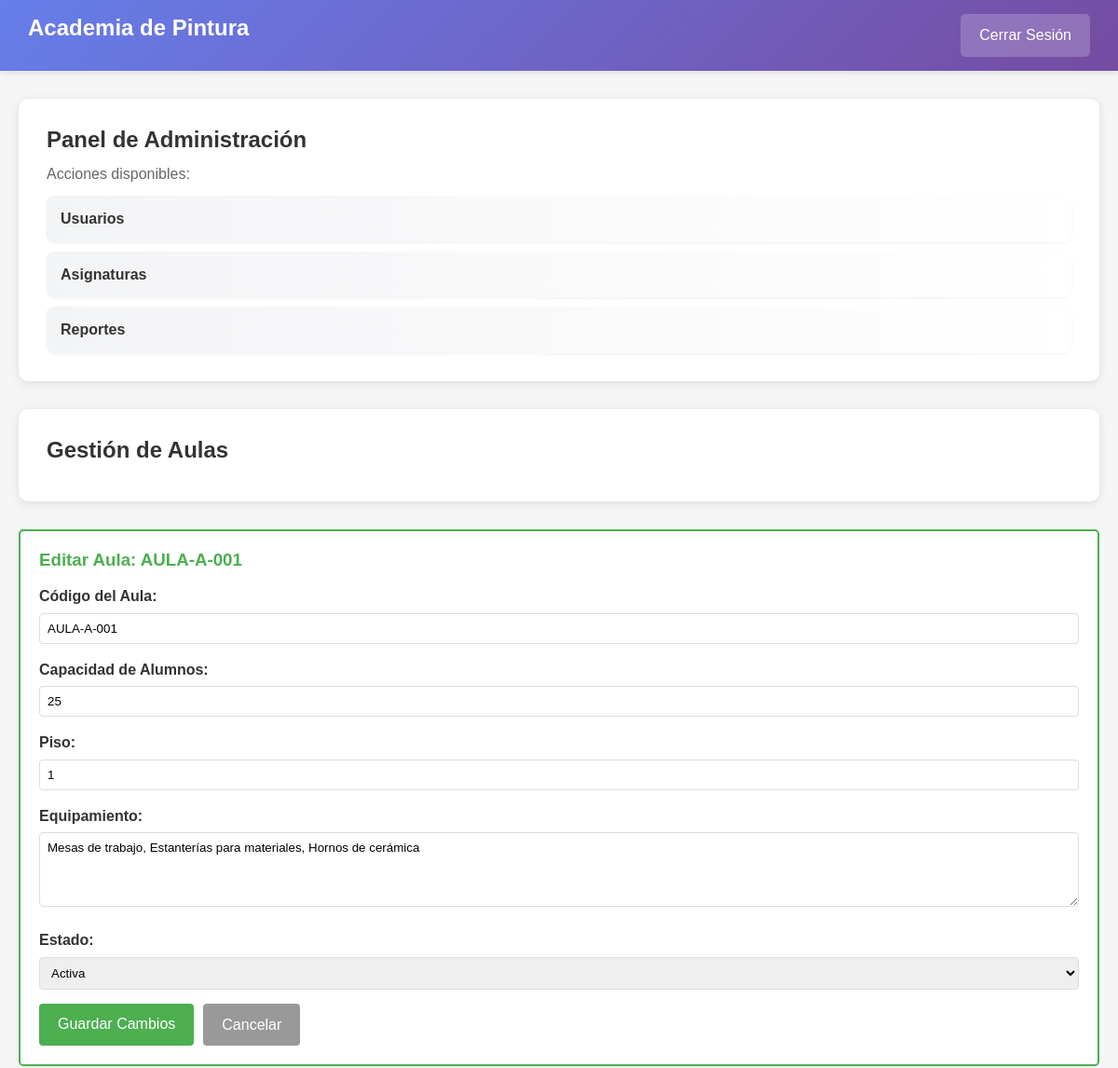
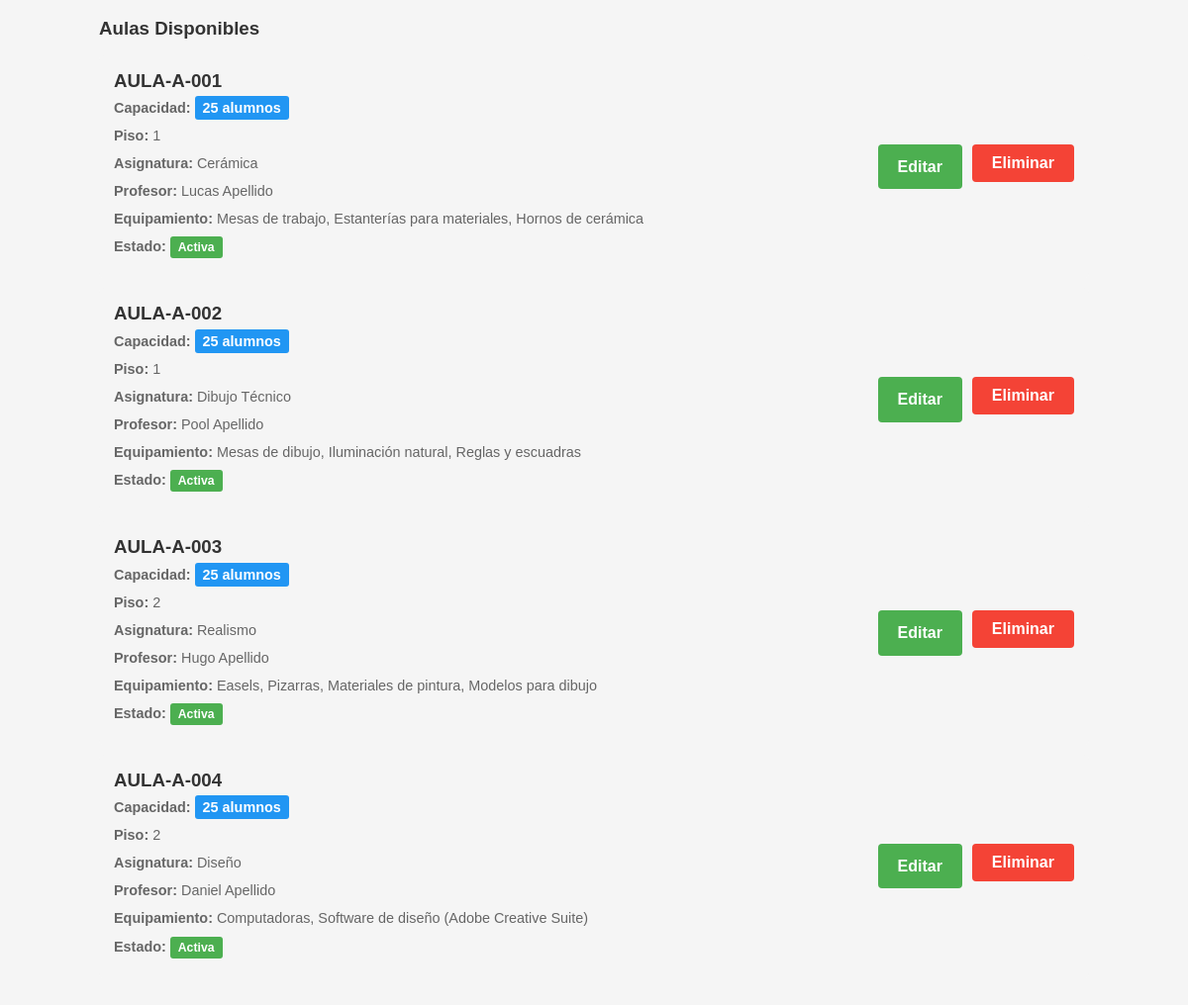
The app's page /php/Admin/aulas.php?editar=1 (signed in) with its own data (2 pictures, top to bottom).
### tables this page shows
CREATE TABLE IF NOT EXISTS `aulas` (
    `id_aula` INT AUTO_INCREMENT PRIMARY KEY,
    `codigo_aula` VARCHAR(20) UNIQUE NOT NULL CHECK (`codigo_aula` REGEXP '^AULA-A-[0-9]{3}$'),
    `capacidad` INT NOT NULL CHECK (`capacidad` BETWEEN 1 AND 50),
    `piso` INT CHECK (`piso` BETWEEN 1 AND 10),
    `equipamiento` TEXT,
    `estado` ENUM('Activa', 'Mantenimiento', 'Inactiva') DEFAULT 'Activa'
);

CREATE TABLE IF NOT EXISTS `asignaturas` (
    `id_asignatura` INT AUTO_INCREMENT PRIMARY KEY,
    `codigo_asignatura` VARCHAR(20) UNIQUE NOT NULL CHECK (`codigo_asignatura` LIKE 'ASIG-%'),
    `nombre_asignatura` VARCHAR(100) UNIQUE NOT NULL,
    `horas_semanales` INT CHECK (`horas_semanales` BETWEEN 1 AND 20),
    `descripcion` TEXT,
    `id_profesor` INT,
    `id_aula` INT,
    `estado` ENUM('Activa', 'Electiva', 'Retirada') DEFAULT 'Activa',
    FOREIGN KEY (`id_profesor`) REFERENCES `profesor`(`id_profesor`),
    FOREIGN KEY (`id_aula`) REFERENCES `aulas`(`id_aula`)
);

CREATE TABLE IF NOT EXISTS `usuarios` (
    `id_usuario` VARCHAR(20) PRIMARY KEY,
    `codigo_usuario` VARCHAR(20) UNIQUE NOT NULL CHECK (`codigo_usuario` LIKE 'USU-%'),
    `nombre` VARCHAR(100) NOT NULL,
    `apellido` VARCHAR(100) NOT NULL,
    `correo` VARCHAR(100) UNIQUE NOT NULL CHECK (`correo` LIKE '%@%.%'),
    `telefono` VARCHAR(15) NOT NULL CHECK (`telefono` REGEXP '^[0-9]{6,15}$'),
    `fecha_nacimiento` DATE,
    `direccion` TEXT,
    `estado` ENUM('Activo', 'Inactivo', 'Suspendido') DEFAULT 'Activo',
    `rol_codigo` VARCHAR(10) NOT NULL,
    `fecha_registro` TIMESTAMP DEFAULT CURRENT_TIMESTAMP,
    FOREIGN KEY (`rol_codigo`) REFERENCES `rol`(`codigo_rol`),
    CONSTRAINT chk_id_formato CHECK (`id_usuario` REGEXP '^[A-Z0-9-]+$')
);

### php/Admin/aulas.php (the view, shortened to what this page needs)
<?php
$conexion = getConexionPDO();
$sql = "SELECT a.`id_aula`, a.`codigo_aula`, a.`capacidad`, a.`piso`, a.`equipamiento`, a.`estado`,
               asig.`nombre_asignatura`, p.`id_profesor`, u.`nombre`, u.`apellido`
        FROM `aulas` a
        LEFT JOIN `asignaturas` asig ON a.`id_aula` = asig.`id_aula`
        LEFT JOIN `profesor` p ON asig.`id_profesor` = p.`id_profesor`
        LEFT JOIN `usuarios` u ON p.`id_usuario` = u.`id_usuario`
        ORDER BY a.`codigo_aula`";
$result = $conexion->query($sql);
$aulas = $result->fetchAll(PDO::FETCH_ASSOC);
$editar_id = $_GET['editar'] ?? null;
$aula_editar = null;
if ($editar_id) {
    foreach ($aulas as $aul) {
        if ($aul['id_aula'] == $editar_id) {
            $aula_editar = $aul;
            break;
        }
    }
}
?>
<!DOCTYPE html>
<html lang="es">
<head>
    <link rel="stylesheet" href="../../css/estilos.css">
</head>
<body>
<?php include '../panel/panel.php'; ?>
<div class="container">
    <div class="welcome">
        <h2>Gestión de Aulas</h2>
    </div>
    <?php if ($aula_editar): ?>
    <div class="form-editar">
        <h3>Editar Aula: <?php echo htmlspecialchars($aula_editar['codigo_aula']); ?></h3>
        <form method="POST">
            <div class="form-group">
                <label for="codigo">Código del Aula:</label>
                <input type="text" id="codigo" name="codigo_aula" value="<?php echo htmlspecialchars($aula_editar['codigo_aula']); ?>" required>
            </div>
            <div class="form-group">
                <label for="capacidad">Capacidad de Alumnos:</label>
                <input type="number" id="capacidad" name="capacidad" min="1" max="50" value="<?php echo $aula_editar['capacidad']; ?>" required>
            </div>
            <div class="form-group">
                <label for="piso">Piso:</label>
                <input type="number" id="piso" name="piso" min="1" max="10" value="<?php echo $aula_editar['piso']; ?>">
            </div>
            <div class="form-group">
                <label for="equipamiento">Equipamiento:</label>
                <textarea id="equipamiento" name="equipamiento"><?php echo htmlspecialchars($aula_editar['equipamiento']); ?></textarea>
            </div>
            <div class="form-group">
                <label for="estado">Estado:</label>
                <select id="estado" name="estado">
                    <option value="Activa" <?php echo ($aula_editar['estado'] === 'Activa') ? 'selected' : ''; ?>>Activa</option>
                </select>
            </div>
            <div class="form-buttons">
                <button type="submit" class="btn-guardar">Guardar Cambios</button>
                <a href="aulas.php" class="btn-cancelar" style="text-decoration: none; text-align: center;">Cancelar</a>
            </div>
        </form>
    </div>
    <?php endif; ?>
    <div class="aulas-container">
        <h3>Aulas Disponibles</h3>
        <?php if (empty($aulas)): ?>
            <p>No hay aulas registradas.</p>
        <?php else: ?>
            <?php foreach ($aulas as $aul): ?>
            <div class="aula-item">
                <div class="aula-info">
                    <h3><?php echo htmlspecialchars($aul['codigo_aula']); ?></h3>
                    <p>
                        <strong>Capacidad:</strong>
                        <span class="capacidad-badge"><?php echo $aul['capacidad']; ?> alumnos</span>
                    </p>
                    <p><strong>Piso:</strong> <?php echo $aul['piso'] ?? 'No especificado'; ?></p>
                    <p><strong>Asignatura:</strong>
                        <?php
                            if ($aul['nombre_asignatura']) {
                                echo htmlspecialchars($aul['nombre_asignatura']);
                            } else {
                                echo 'Sin asignar';
                            }
                        ?>
                    </p>
                    <?php if ($aul['nombre_asignatura']): ?>
                    <p><strong>Profesor:</strong>
                        <?php
                            if ($aul['nombre'] && $aul['apellido']) {
                                echo htmlspecialchars($aul['nombre'] . ' ' . $aul['apellido']);
                            } else {
                                echo 'Sin asignar';
                            }
                        ?>
                    </p>
                    <?php endif; ?>
                    <p><strong>Equipamiento:</strong> <?php echo htmlspecialchars($aul['equipamiento']); ?></p>
                    <p>
                        <strong>Estado:</strong>
                        <span class="estado-badge estado-<?php echo strtolower($aul['estado']); ?>">
                            <?php echo ucfirst($aul['estado']); ?>
                        </span>
                    </p>
                </div>
                <div class="aula-actions">
                    <a href="aulas.php?editar=<?php echo $aul['id_aula']; ?>" class="btn btn-editar">Editar</a>
                    <form method="POST" style="display:inline;" onsubmit="return confirm('¿Estás seguro de que deseas eliminar esta aula?');">
                        <button type="submit" class="btn btn-eliminar">Eliminar</button>
                    </form>
                </div>
            </div>
            <?php endforeach; ?>
        <?php endif; ?>
    </div>
</div>
</body>
</html>

### css/estilos.css (style rules this page uses)
* { margin: 0; padding: 0; box-sizing: border-box; }
html { scroll-behavior: smooth; }
body { font-family: 'Segoe UI', Tahoma, Geneva, Verdana, sans-serif; line-height: 1.6; color: #333; background: #f4f4f4; }
.container { max-width: 1200px; margin: 0 auto; padding: 0 20px; }
h1, h2, h3, h4, h5, h6 { line-height: 1.2; margin-bottom: 15px; }
a { color: #667eea; text-decoration: none; transition: color 0.3s; }
button { cursor: pointer; transition: all 0.3s; }
input, textarea, select { padding: 8px 12px; border: 1px solid #ddd; border-radius: 4px; font-family: inherit; }
.btn { padding: 10px 20px; border: none; border-radius: 4px; font-size: 16px; font-weight: bold; cursor: pointer; transition: all 0.3s; }

### php/Admin/aulas.php (style rules this page uses)
.aulas-container { margin: 20px auto; max-width: 1000px; }
.aula-item { background: #f5f5f5; padding: 15px; margin: 10px 0; border-radius: 5px; display: flex; justify-content: space-between; align-items: center; }
.aula-info h3 { margin: 0; color: #333; }
.aula-info p { margin: 5px 0; font-size: 0.9em; color: #666; }
.aula-actions { display: flex; gap: 10px; }
.btn { padding: 8px 15px; border: none; border-radius: 4px; cursor: pointer; font-size: 0.9em; text-decoration: none; display: inline-block; }
.btn-editar { background-color: #4CAF50; color: white; }
.btn-eliminar { background-color: #f44336; color: white; }
.form-editar { background: #fff; padding: 20px; margin: 20px 0; border: 2px solid #4CAF50; border-radius: 5px; }
.form-editar h3 { margin-top: 0; color: #4CAF50; }
.form-group { margin-bottom: 15px; }
.form-group label { display: block; margin-bottom: 5px; font-weight: bold; color: #333; }
.form-group input, .form-group select, .form-group textarea { width: 100%; padding: 8px; border: 1px solid #ddd; border-radius: 4px; box-sizing: border-box; font-family: Arial, sans-serif; }
.form-group textarea { resize: vertical; min-height: 80px; }
.form-buttons { display: flex; gap: 10px; }
.btn-guardar, .btn-cancelar { padding: 10px 20px; border: none; border-radius: 4px; cursor: pointer; font-size: 1em; }
.btn-guardar { background-color: #4CAF50; color: white; }
.btn-cancelar { background-color: #999; color: white; }
.estado-badge { padding: 4px 8px; border-radius: 3px; font-size: 0.85em; font-weight: bold; }
.estado-activa { background-color: #4CAF50; color: white; }
.capacidad-badge { background-color: #2196F3; color: white; padding: 4px 8px; border-radius: 3px; font-weight: bold; }

### php/panel/panel.php (style rules this page uses)
* { margin: 0; padding: 0; box-sizing: border-box; }
body { font-family: Arial, sans-serif; background: #f5f5f5; }
.container { max-width: 1200px; margin: 30px auto; padding: 0 20px; }
.welcome { background: white; padding: 30px; border-radius: 10px; box-shadow: 0 2px 10px rgba(0, 0, 0, 0.1); margin-bottom: 30px; }
.welcome h2 { color: #333; margin-bottom: 10px; }

### records on screen
aulas: codigo_aula "AULA-A-001", capacidad "25", piso "1", equipamiento "Mesas de trabajo, Estanterías para materiales, Hornos de cerámica", estado "Activa", asignaturas.nombre_asignatura "Cerámica", usuarios.nombre+apellido "Lucas Apellido"
aulas: codigo_aula "AULA-A-002", capacidad "25", piso "1", asignaturas.nombre_asignatura "Dibujo Técnico", usuarios.nombre+apellido "Pool Apellido", equipamiento "Mesas de dibujo, Iluminación natural, Reglas y escuadras", estado "Activa"
aulas: codigo_aula "AULA-A-003", capacidad "25", piso "2", asignaturas.nombre_asignatura "Realismo", usuarios.nombre+apellido "Hugo Apellido", equipamiento "Easels, Pizarras, Materiales de pintura, Modelos para dibujo", estado "Activa"
aulas: codigo_aula "AULA-A-004", capacidad "25", piso "2", asignaturas.nombre_asignatura "Diseño", usuarios.nombre+apellido "Daniel Apellido", equipamiento "Computadoras, Software de diseño (Adobe Creative Suite)", estado "Activa"
